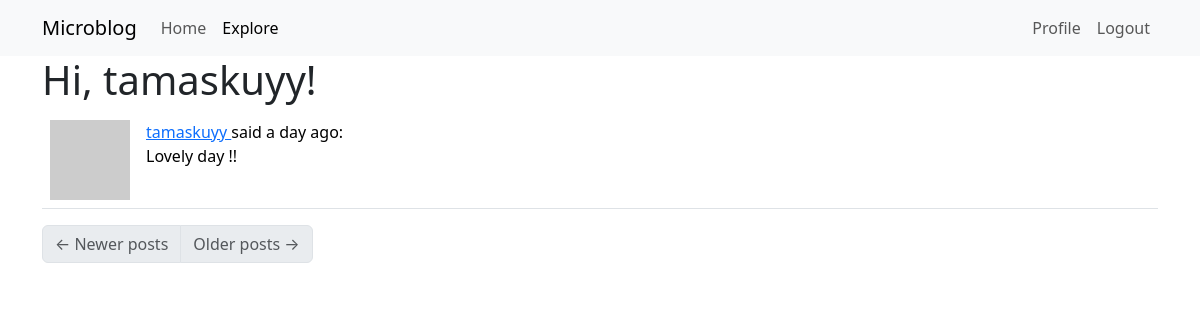
Page /explore (signed in) on the earlier database version.
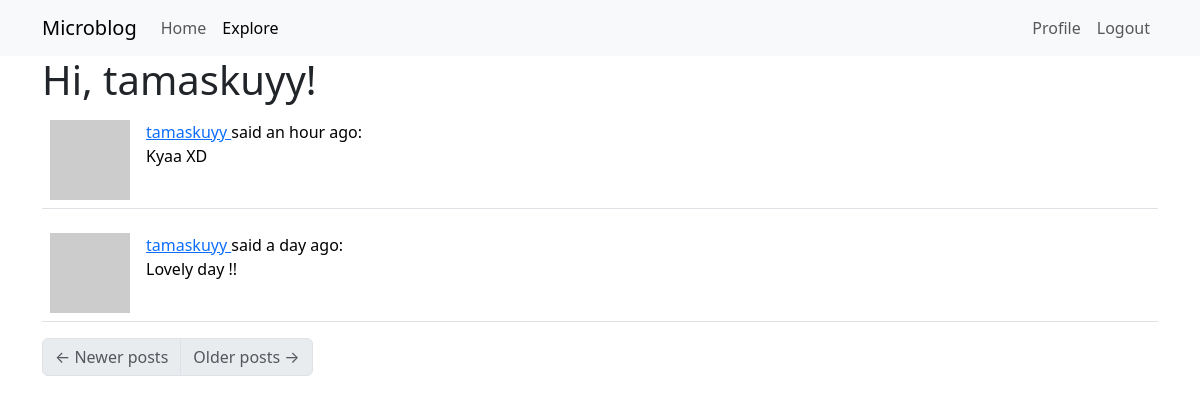
Same page on the later database version.
### app/models.py (models this page shows, shortened)
class Post(db.Model):
    id = db.Column(db.Integer, primary_key=True)
    body = db.Column(db.String(140))
    timestamp = db.Column(db.DateTime, index=True, default=datetime.utcnow)
    user_id = db.Column(db.Integer, db.ForeignKey('user.id'))

class User(UserMixin, db.Model):
    id = db.Column(db.Integer, primary_key=True)
    username = db.Column(db.String(64), index=True, unique=True)
    email = db.Column(db.String(120), index=True, unique=True)
    password_hash = db.Column(db.String(128))
    posts = db.relationship('Post', backref='author', lazy='dynamic')
    about_me = db.Column(db.String(140))
    last_seen = db.Column(db.DateTime, default=datetime.utcnow)
    followed = db.relationship(
        'User', secondary=followers,
        primaryjoin=(followers.c.follower_id == id),
        secondaryjoin=(followers.c.followed_id == id),
        backref=db.backref('followers', lazy='dynamic'), lazy='dynamic')
    def avatar(self, size):
        digest = md5(self.email.lower().encode('utf-8')).hexdigest()
        return 'https://www.gravatar.com/avatar/{}?d=identicon&s={}'.format(digest, size)

### app/routes.py (the view)
@app.route('/explore')
@login_required
def explore():
    page = request.args.get('page', 1, type=int)
    posts = Post.query.order_by(Post.timestamp.desc()).paginate(page=page, per_page=app.config['POSTS_PER_PAGE'], error_out=False)
    next_url = url_for('explore', page=posts.next_num) \
        if posts.has_next else None
    prev_url = url_for('explore', page=posts.prev_num) \
        if posts.has_prev else None
    return render_template("index.html", title='Explore', posts=posts.items, next_url=next_url, prev_url=prev_url)

### app/models.py (called while the page is built)
@login.user_loader
def load_user(id):
    return User.query.get(int(id))

### app/routes.py (called while the page is built)
@app.before_request
def before_request():
    if current_user.is_authenticated:
        current_user.last_seen = datetime.utcnow()
        db.session.commit()

### app/templates/index.html (shortened to what this page needs)
<!doctype html>
<html>
    <head>
    </head>
    <body>
        {% extends "base.html" %}
        {% from 'bootstrap5/form.html' import render_form, render_field %}
        {% block app_content %}
            <h1>Hi, {{ current_user.username }}!</h1>
            {% for post in posts %}
                {% include '_post.html' %}
            {% endfor %}
            <nav aria-label="...">
                <ul class="pagination">
                    <li class="page-item {% if not prev_url %} disabled{% endif %}">
                        <a href="{{ prev_url or '#' }}" class="page-link">
                            <span aria-hidden="true">&larr;</span> Newer posts
                        </a>
                    </li>
                    <li class="page-item {% if not next_url %} disabled{% endif %}">
                        <a href="{{ next_url or '#' }}" class="page-link">
                            Older posts <span aria-hidden="true">&rarr;</span>
                        </a>
                    </li>
                </ul>
            </nav>
        {% endblock %}

### app/templates/_post.html
<table class="table table-hover">
    <tr>
        <td width="70px">
            <a href="{{ url_for('user', username=post.author.username) }}">
                <img src="{{ post.author.avatar(70) }}" />
            </a>
        </td>
        <td>
            <a href="{{ url_for('user', username=post.author.username) }}">
                {{ post.author.username }}
            </a>
            said {{ moment(post.timestamp).fromNow() }}:
            <br>
            {{ post.body }}
        </td>
    </tr>
</table>

Differences in the rows shown:
added Post: author.username "tamaskuyy", timestamp "an hour ago", body "Kyaa XD"
